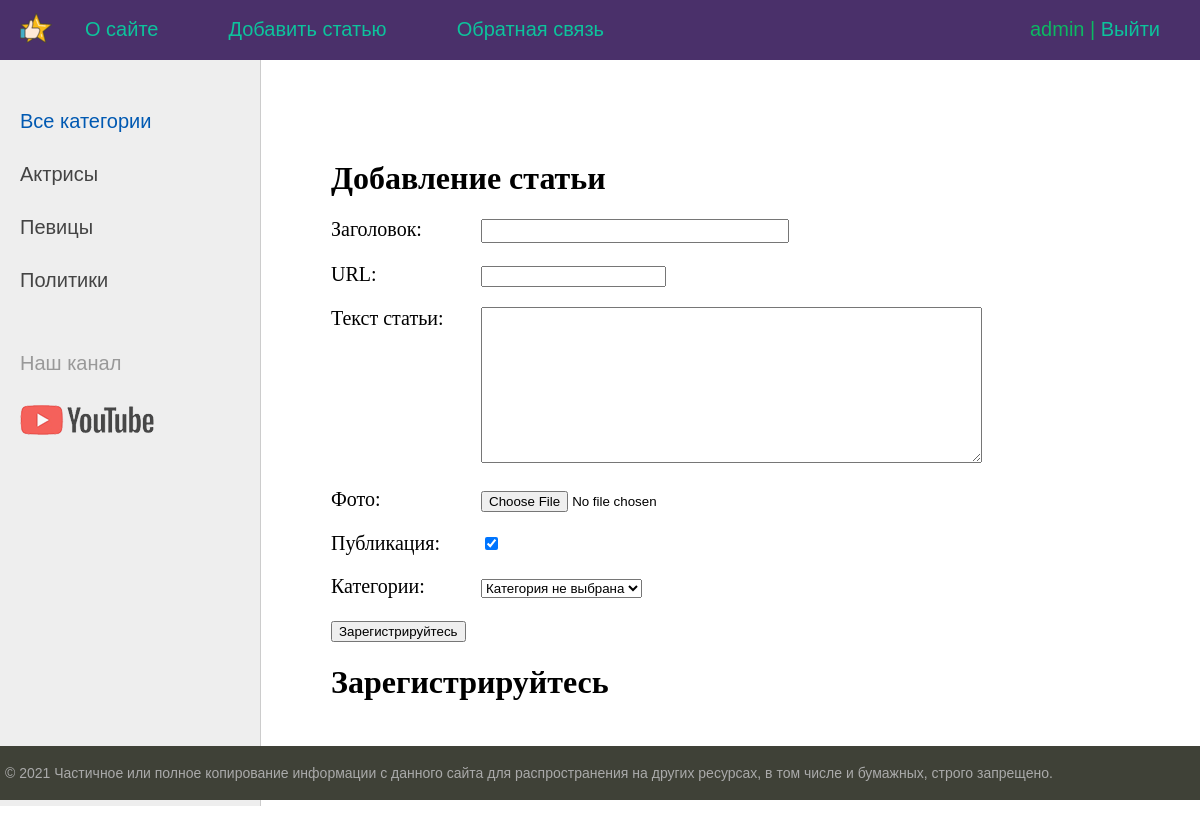
Screenshot of /addpage/ (signed in) with the database file from the repository.
### women/models.py (models this page shows)
class Category(models.Model):
    name = models.CharField(max_length=100, db_index= True, verbose_name = 'Категория')
    slug = models.SlugField(max_length=255, unique=True, db_index=True, verbose_name="URL")
    class Meta:
        verbose_name = 'Категория'
        verbose_name_plural = 'Категории'
        ordering = ['id']
    def __str__(self):
        return self.name
    def get_absolute_url(self):
        return reverse('category', kwargs={'cat_slug': self.slug})

### women/views.py (the view)
# urls.py: path('addpage/', AddPage.as_view(), name='add_page'),
class AddPage(LoginRequiredMixin, DataMixin, CreateView):
    form_class = AddPostForm
    template_name = 'women/addpage.html'
    success_url = reverse_lazy('home')
    login_url = reverse_lazy('home')
    raise_exception = True
    def get_context_data(self, *, object_list=None, **kwargs):
        context = super().get_context_data(**kwargs)
        c_def = self.get_user_context(title="Добавление статьи")
        return dict(list(context.items()) + list(c_def.items()))

### women/forms.py (shortened to what this page needs)
class AddPostForm(forms.ModelForm):
    def __init__(self, *args, **kwargs):
        super().__init__(*args, **kwargs)
        self.fields['cat'].empty_label = "Категория не выбрана"
    class Meta:
        model = Women
        fields = ['title', 'slug', 'content','photo','is_published', 'cat']
        widgets = {
            'title': forms.TextInput(attrs={'class': 'form-input'}),
            'content': forms.Textarea(attrs={'cols': 60, 'rows': 10}),
        }

### women/utils.py (called while the page is built)
    def get_user_context(self, **kwargs):
        context = kwargs
        cats = Category.objects.annotate(Count('women'))
        user_menu = menu.copy()
        if not self.request.user.is_authenticated:
            user_menu.pop(1)
        context['menu'] = user_menu
        context['cats'] = cats
        if 'cat_selected' not in context:
            context['cat_selected'] = 0
        return context

### women/templates/women/addpage.html (shortened to what this page needs)
{% extends 'women/base.html' %}
{% block content %}
<h1>{{title}}</h1>
<form action="{% url 'add_page' %}" method="post" enctype="multipart/form-data">
{% for f in form %}
<p><label class="form-label" for="{{ f.id_for_label }}">{{f.label}}: </label>{{ f }}</p>
{% endfor %}
    <button type="submit">Зарегистрируйтесь</button><h1>Зарегистрируйтесь</h1>
</form>
{% endblock %}

### women/templates/women/base.html (shortened to what this page needs)
{% load static %}
{% load women_tags %}
<!DOCTYPE html>
<html>
<head>
	<link type="text/css" href="{% static 'women/css/styles.css' %}" rel="stylesheet" />
</head>
<body>
<table class="table-page" border=0 cellpadding="0" cellspacing="0">
<tr><td valign=top>
{% block mainmenu %}
		<div class="header">
			<ul id="mainmenu" class="mainmenu">
			<li class="logo"><a href="{% url 'home' %}"><div class="logo"></div></a></li>
{% for m in menu %}
			<li><a href="{% url m.url_name %}">{{m.title}}</a></li>
{% endfor %}
				{% if request.user.is_authenticated %}
				<li class="last"> {{user.username}} | <a href="{% url 'logout' %}">Выйти</a></li>
				{% else %}
				<li class="last"><a href="{% url 'register' %}">Регистрация</a> | <a href="{% url 'login' %}">Войти</a></li>
				{% endif %}
			</ul>
		</div>
{% endblock mainmenu %}
<table class="table-content" border=0 cellpadding="0" cellspacing="0">
<tr>
	<td valign="top" class="left-chapters">
	<ul id="leftchapters">
{% if cat_selected == 0 %}
		<li class="selected">Все категории</li>
{% else %}
		<li><a href="{% url 'home' %}">Все категории</a></li>
{% endif %}
{% for c in cats %}
{% if c.women__count > 0 %}
	{% if c.pk == cat_selected %}
		<li class="selected">{{c.name}}</li>
	{% else %}
		<li><a href="{{ c.get_absolute_url }}">{{c.name}}</a></li>
	{% endif %}
{% endif %}
{% endfor %}
		<li class="share">
		<p>Наш канал</p>
		<a class="share-yt" href="https://github.com/Elena250289/AboutStars" target="_blank" rel="nofollow"></a>
		</li>
	</ul>
</td>
<td valign="top" class="content">
	<div class="content-text">
{% block content %}
{% endblock %}
	</div>
</td></tr></table>
</td></tr>
<tr><td valign=top>
	<div id="footer">
		<p>&copy; 2021 Частичное или полное копирование информации с данного сайта для распространения на других ресурсах, в том числе и бумажных, строго запрещено.</p>
	</div>
</td></tr></table>
</body>
</html>

### women/static/women/css/styles.css (style rules this page uses)
html, body { font-family: 'Arial'; margin: 0; padding: 0; height: 100%; width: 100%; color: #444; }
a { color: #0059b2; text-decoration: none; }
.table-page { width: 100%; height: 100%; vertical-align: top; }
.table-page tr { height: 100%; }
.header { background: #4a306a; height: 60px; }
.logo { background: url('../images/logo.png') no-repeat 20px 13px; width: 55px; height: 65px; }
ul.mainmenu { list-style: none; margin: 0; padding: 0; height: 60px; color: #0cb862; font-size: 20px; overflow: hidden; }
ul.mainmenu li { float: left; margin: 18px 40px 0 30px; }
ul.mainmenu li.logo { margin: 0; }
ul.mainmenu li.last { float: right; }
ul.mainmenu li a { color: #0dc39c; text-decoration: none; }
.table-content { width: 100%; min-height: 100%; height: 100%; }
.left-chapters { margin: 0; background: #eee; border-right: 1px solid #ccc; min-height: 100%; }
.left-chapters ul { width: 230px; min-height: 100%; margin: 0; padding: 20px 10px 10px 20px; list-style: none; font-size: 20px; }
.left-chapters ul li { margin: 30px 0 0 0; color: #999; }
.left-chapters ul li.selected { color: #0059b2; }
.left-chapters ul li a { color: #444; text-decoration: none; }
.left-chapters ul li.share { margin: 60px 0 0 0; }
.left-chapters ul li.share p { margin: 30px 0 30px 0; }
.left-chapters ul li.share a { display: inline-block; width: 40px; height: 40px; margin: 0 20px 0 0; }
.left-chapters ul li.share a.share-yt { width: 100%; height: 30px; background: url('../images/share_yt.png') no-repeat 0 0 }
.content { padding: 40px 20px 20px 40px; width: 100%; box-sizing: border-box; }
.content-text { margin: 60px 0 0 30px; color: #000; font-size: 20px; font-family: Yandex Sans Display Light; }
.content-text h1 { font-size: 32px; }
#footer { box-sizing: border-box; background: #3F4137; padding: 5px; color: #aaa; font-size: 14px; font-family: Verdana, Geneva, Arial, Helvetica; text-align: left; overflow: hidden; }
.form-input { width: 300px; font-size: 16px; }
.form-label { display: inline-block; min-width: 150px; vertical-align: top; }

### rows the page displays
Category: name "Актрисы"
Category: name "Певицы"
Category: name "Политики"

### other values shown
{{ m.title }} "О сайте" "Добавить статью" "Обратная связь"
{{ user.username }} "admin"
{{ title }} "Добавление статьи"
{{ f.label }} "Заголовок" "URL" "Текст статьи" "Фото" "Публикация" "Категории"
